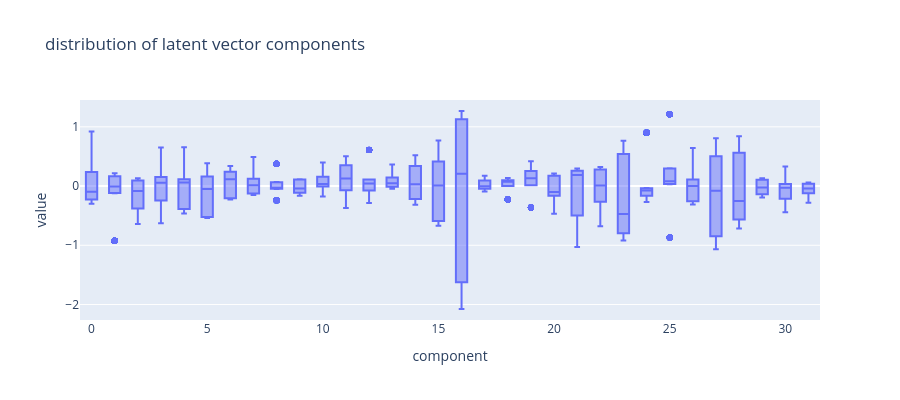
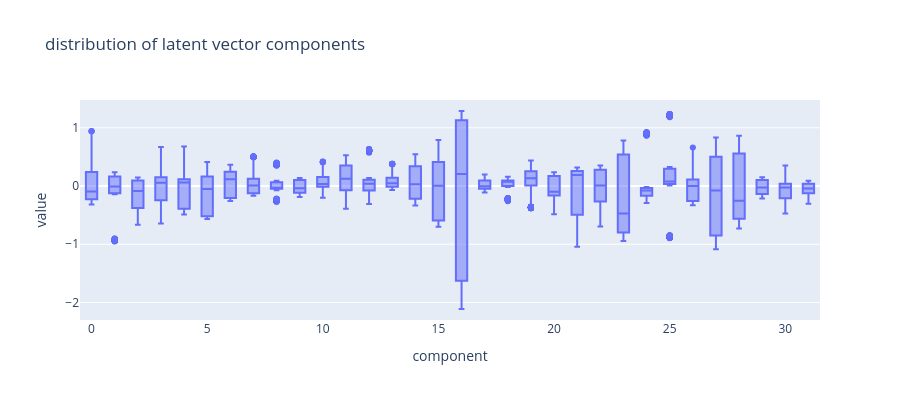
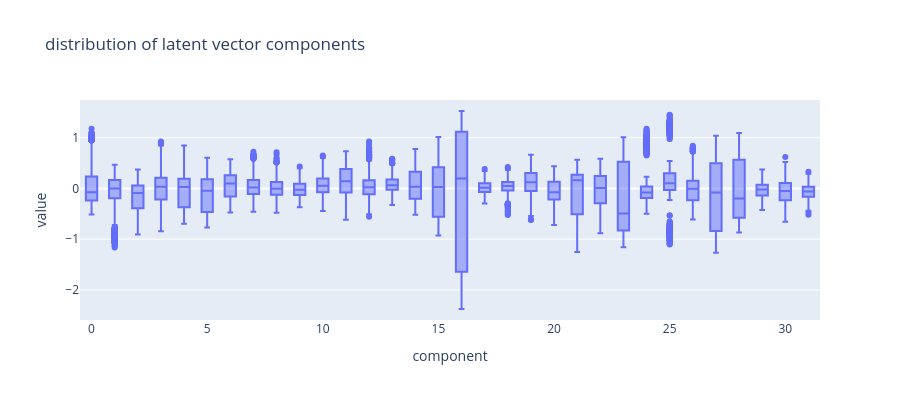
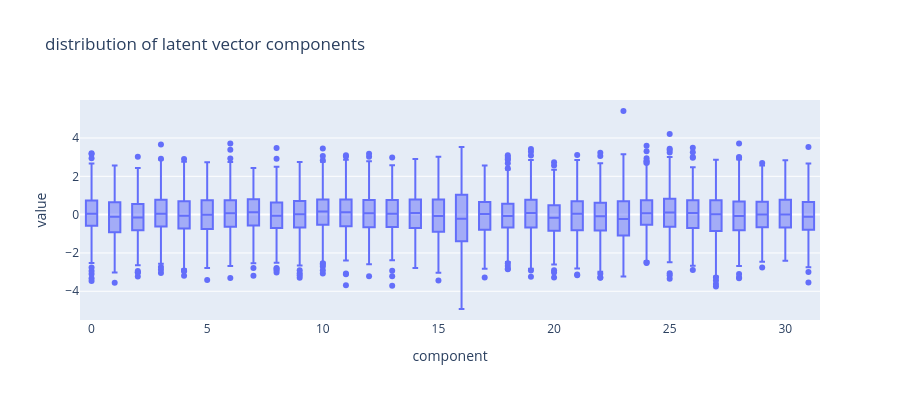

Notebook source saved alongside these figures, in order:
### Code cell
for std in [0.001, 0.01, 0.1, 1, 10]:
    print(f"noise_std: {std}")
    mean_lat_vecs_with_noise_df, mean_lat_vecs_with_noise_df_cluster_ids = (
        noisify_lattent_vectors(mean_lat_vecs_df, n_variations=100, noise_std=std)
    )
    show_latent_vector_components_as_boxplot(mean_lat_vecs_with_noise_df)

### Figure 1 — Plotly figure (JSON) as saved in the notebook; plotly's stock layout.template omitted (floating-point values rounded to 4 significant figures; data arrays with more than 128 entries replaced by an {"elided": "..."} marker saying what was removed)
{"data": [{"alignmentgroup": "True", "hovertemplate": "component=%{x}<br>value=%{y}<extra></extra>", "legendgroup": "", "marker": {"color": "#636efa"}, "name": "", "notched": false, "offsetgroup": "", "orientation": "v", "showlegend": false, "type": "box", "x": {"elided": "19200 int values"}, "x0": " ", "xaxis": "x", "y": {"elided": "19200 float values"}, "y0": " ", "yaxis": "y"}], "layout": {"boxmode": "group", "height": 400, "legend": {"tracegroupgap": 0}, "title": {"text": "distribution of latent vector components"}, "xaxis": {"anchor": "y", "domain": [0, 1], "title": {"text": "component"}}, "yaxis": {"anchor": "x", "domain": [0, 1], "title": {"text": "value"}}}}

### Figure 2 — Plotly figure (JSON) as saved in the notebook; plotly's stock layout.template omitted (floating-point values rounded to 4 significant figures; data arrays with more than 128 entries replaced by an {"elided": "..."} marker saying what was removed)
{"data": [{"alignmentgroup": "True", "hovertemplate": "component=%{x}<br>value=%{y}<extra></extra>", "legendgroup": "", "marker": {"color": "#636efa"}, "name": "", "notched": false, "offsetgroup": "", "orientation": "v", "showlegend": false, "type": "box", "x": {"elided": "19200 int values"}, "x0": " ", "xaxis": "x", "y": {"elided": "19200 float values"}, "y0": " ", "yaxis": "y"}], "layout": {"boxmode": "group", "height": 400, "legend": {"tracegroupgap": 0}, "title": {"text": "distribution of latent vector components"}, "xaxis": {"anchor": "y", "domain": [0, 1], "title": {"text": "component"}}, "yaxis": {"anchor": "x", "domain": [0, 1], "title": {"text": "value"}}}}

### Figure 3 — Plotly figure (JSON) as saved in the notebook; plotly's stock layout.template omitted (floating-point values rounded to 4 significant figures; data arrays with more than 128 entries replaced by an {"elided": "..."} marker saying what was removed)
{"data": [{"alignmentgroup": "True", "hovertemplate": "component=%{x}<br>value=%{y}<extra></extra>", "legendgroup": "", "marker": {"color": "#636efa"}, "name": "", "notched": false, "offsetgroup": "", "orientation": "v", "showlegend": false, "type": "box", "x": {"elided": "19200 int values"}, "x0": " ", "xaxis": "x", "y": {"elided": "19200 float values"}, "y0": " ", "yaxis": "y"}], "layout": {"boxmode": "group", "height": 400, "legend": {"tracegroupgap": 0}, "title": {"text": "distribution of latent vector components"}, "xaxis": {"anchor": "y", "domain": [0, 1], "title": {"text": "component"}}, "yaxis": {"anchor": "x", "domain": [0, 1], "title": {"text": "value"}}}}

### Figure 4 — Plotly figure (JSON) as saved in the notebook; plotly's stock layout.template omitted (floating-point values rounded to 4 significant figures; data arrays with more than 128 entries replaced by an {"elided": "..."} marker saying what was removed)
{"data": [{"alignmentgroup": "True", "hovertemplate": "component=%{x}<br>value=%{y}<extra></extra>", "legendgroup": "", "marker": {"color": "#636efa"}, "name": "", "notched": false, "offsetgroup": "", "orientation": "v", "showlegend": false, "type": "box", "x": {"elided": "19200 int values"}, "x0": " ", "xaxis": "x", "y": {"elided": "19200 float values"}, "y0": " ", "yaxis": "y"}], "layout": {"boxmode": "group", "height": 400, "legend": {"tracegroupgap": 0}, "title": {"text": "distribution of latent vector components"}, "xaxis": {"anchor": "y", "domain": [0, 1], "title": {"text": "component"}}, "yaxis": {"anchor": "x", "domain": [0, 1], "title": {"text": "value"}}}}
